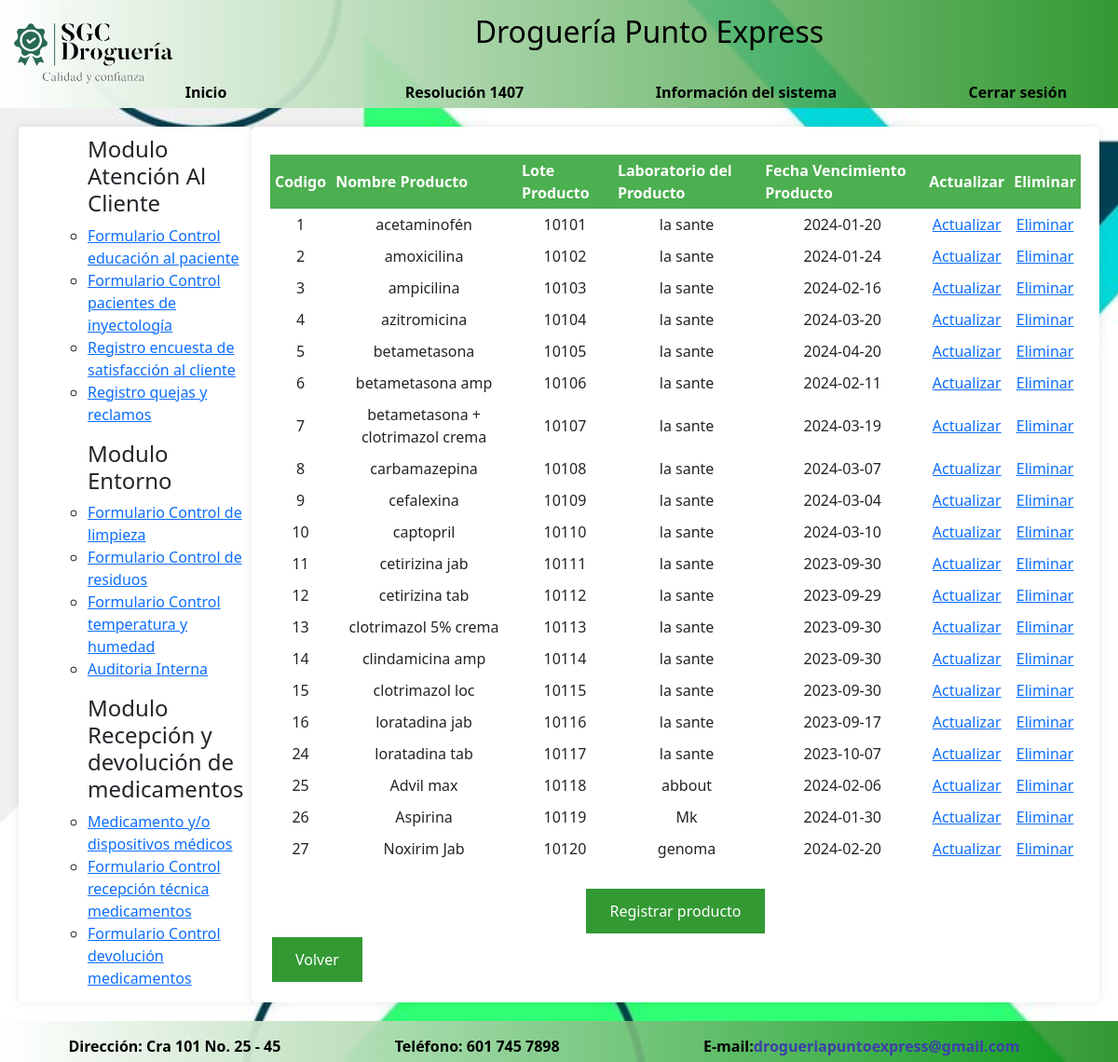
Page /producto.php (signed in) on the earlier database version.
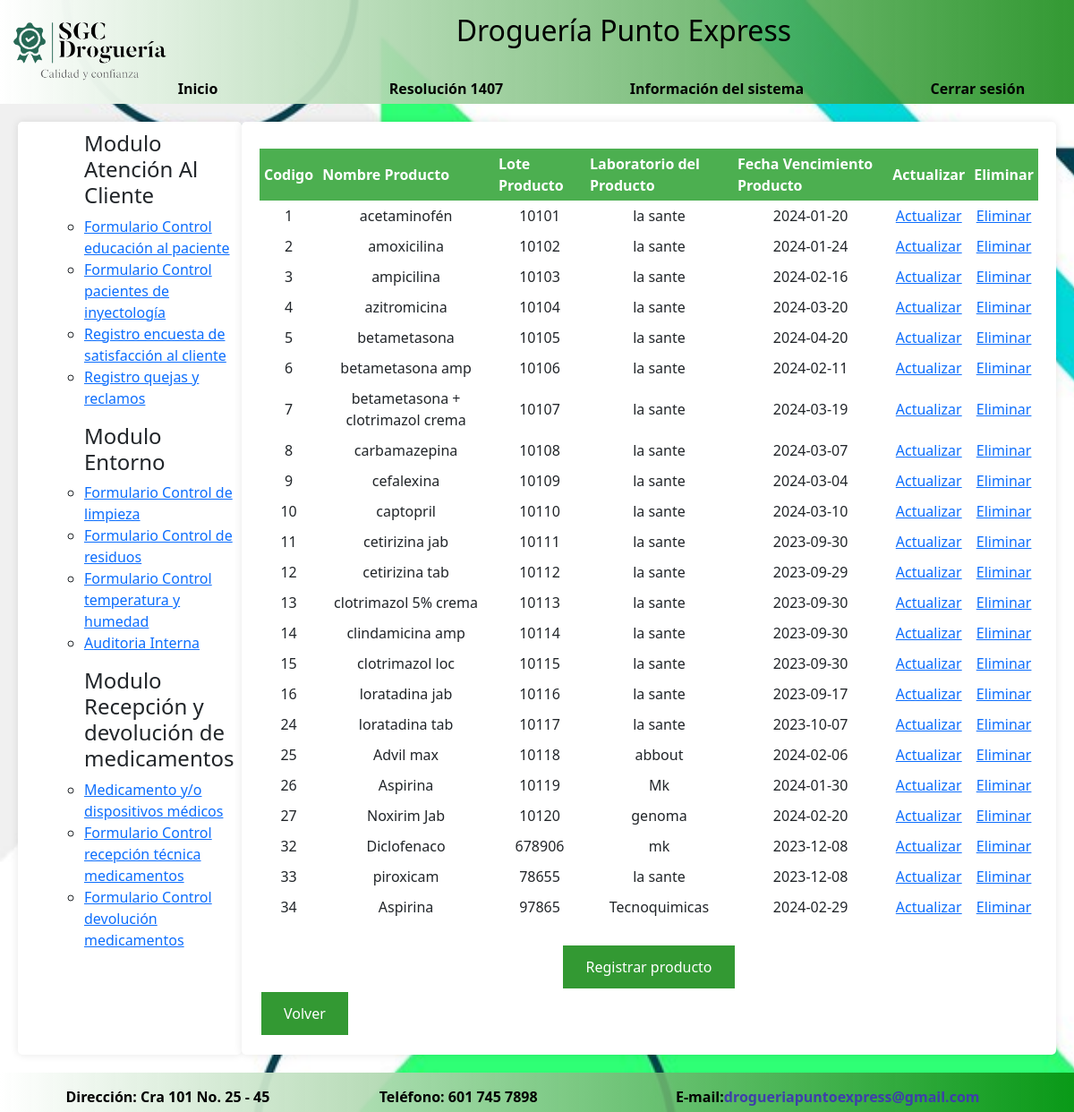
Same page on the later database version.
### tables this page shows
CREATE TABLE `producto` (
  `codigo` int(11) NOT NULL,
  `nomproducto` varchar(50) NOT NULL,
  `lote` int(11) NOT NULL,
  `laboratorio` varchar(70) NOT NULL,
  `fechavenc` date NOT NULL
);

### producto.php (the view, shortened to what this page needs)
<!DOCTYPE html>
<html lang="es">
<head>
    <link rel="stylesheet" href="EstiloMP.css">
    <link href="https://cdn.jsdelivr.net/npm/bootstrap@5.3.2/dist/css/bootstrap.min.css" rel="stylesheet">
    <link rel="stylesheet" href="https://cdn.datatables.net/1.13.7/css/jquery.dataTables.min.css">
    <link rel="stylesheet" href="https://cdn.datatables.net/buttons/2.4.2/css/buttons.dataTables.min.css">
</head>
<body>
<header id="header">
<img src="imagen/LogoSGC.png" align="left" height="100">
<h2>Droguería Punto Express</h2>
<br>
<div id="superior">
<a id = "inicio" href="u_inicio.php">Inicio</a>
<a id = "superior1" href="u_resolucion1407.php">Resolución 1407</a>
<a id= "superior1" href="u_sistemainf.php">Información del sistema</a>
<a id="cerrar" href="u_cerrarsesion.php">Cerrar sesión</a>
</header>
<div id="contenido">
    <div id="lateral">
    <nav>
            <ol>
		    <ul><h4>Modulo Atenci&oacute;n Al Cliente</h4>
			<li><a href="educacion.php">Formulario Control educaci&oacute;n al paciente</a></li>
			<li><a href="inyectologia.php">Formulario Control pacientes de inyectolog&iacute;a</a></li>
            <li><a href="rencuesta.php">Registro encuesta de satisfacci&oacute;n al cliente</a></li>
            <li><a href="qr.php">Registro quejas y reclamos</a></li>
			</ul>
            </ol>
        </nav>
        <nav>
            <ol>
		    <ul><h4>Modulo Entorno</h4>
			<li><a href="limpieza.php">Formulario Control de limpieza</a></li>
            <li><a href="residuos.php">Formulario Control de residuos</a></li>
			<li><a href="temperatura.php">Formulario Control temperatura y humedad</a></li>
            <li><a href="auditoria.php">Auditoria Interna</a></li>
			</ul>
            </ol>
        </nav>
        <nav>
            <ol>
		    <ul><h4>Modulo Recepci&oacute;n y devoluci&oacute;n de medicamentos</h4>
			<li><a href="producto.php">Medicamento y/o dispositivos m&eacute;dicos</a></li>
            <li><a href="recepcion.php">Formulario Control recepci&oacute;n t&eacute;cnica medicamentos</a></li>
            <li><a href="devolucion.php">Formulario Control devoluci&oacute;n medicamentos</a></li>
			</ul>
            </ol>
        </nav>
    </div>
<main id="contenidos">
<?php
include_once ("conexion.php");
$sql = "SELECT * FROM producto";
?>
<table id="producto">
<thead>
<tr>
<th>Codigo</th>
<th>Nombre Producto</th>
<th>Lote Producto</th>
<th>Laboratorio del Producto</th>
<th>Fecha Vencimiento Producto</th>
<th>Actualizar</th>
<th>Eliminar</th>
</tr>
</thead>
<tbody>
<?php
$resultado = mysqli_query($conn,$sql);
while($row=mysqli_fetch_assoc($resultado)){?>
        <tr>
        <td><?php echo $row ["codigo"];?></td>
        <td><?php echo $row ["nomproducto"];?></td>
        <td><?php echo $row ["lote"];?></td>
        <td><?php echo $row ["laboratorio"];?></td>
        <td><?php echo $row ["fechavenc"];?></td>
        <td><a href="prdactualizar.php?codigo=<?php echo $row ["codigo"];?>">Actualizar</a></td>
        <td><a href="prpeliminar.php?codigo=<?php echo $row ["codigo"];?>">Eliminar</a></td>
        </tr>
<?php    }
?>
</tbody>
</table><br>
<form action="productoc.php" method="post">
<center>
<button type="submit">Registrar producto</button>
</center>
</form>
<form action="u_inicio.php">
<button type="submit" class="boton">Volver</button>
</form>
</main>
</div>
<footer id="footer">
      <center>
        <table id="inferior"><tr>
			<td id="inferior1">Direcci&oacute;n: Cra 101 No. 25 - 45</td>
			<td id="inferior1">Tel&eacute;fono: 601 745 7898</td>
			<td id="inferior1">E-mail:<a href="mailto:drogueriapuntoexpress@gmail.com">drogueriapuntoexpress@gmail.com</a></td>
		</tr></table>
       </center>
</footer>
</body>
</html>

Differences in the rows shown:
added producto: codigo "32", nomproducto "Diclofenaco", lote "678906", laboratorio "mk", fechavenc "2023-12-08"
added producto: codigo "33", nomproducto "piroxicam", lote "78655", laboratorio "la sante", fechavenc "2023-12-08"
added producto: codigo "34", nomproducto "Aspirina", lote "97865", laboratorio "Tecnoquimicas", fechavenc "2024-02-29"
